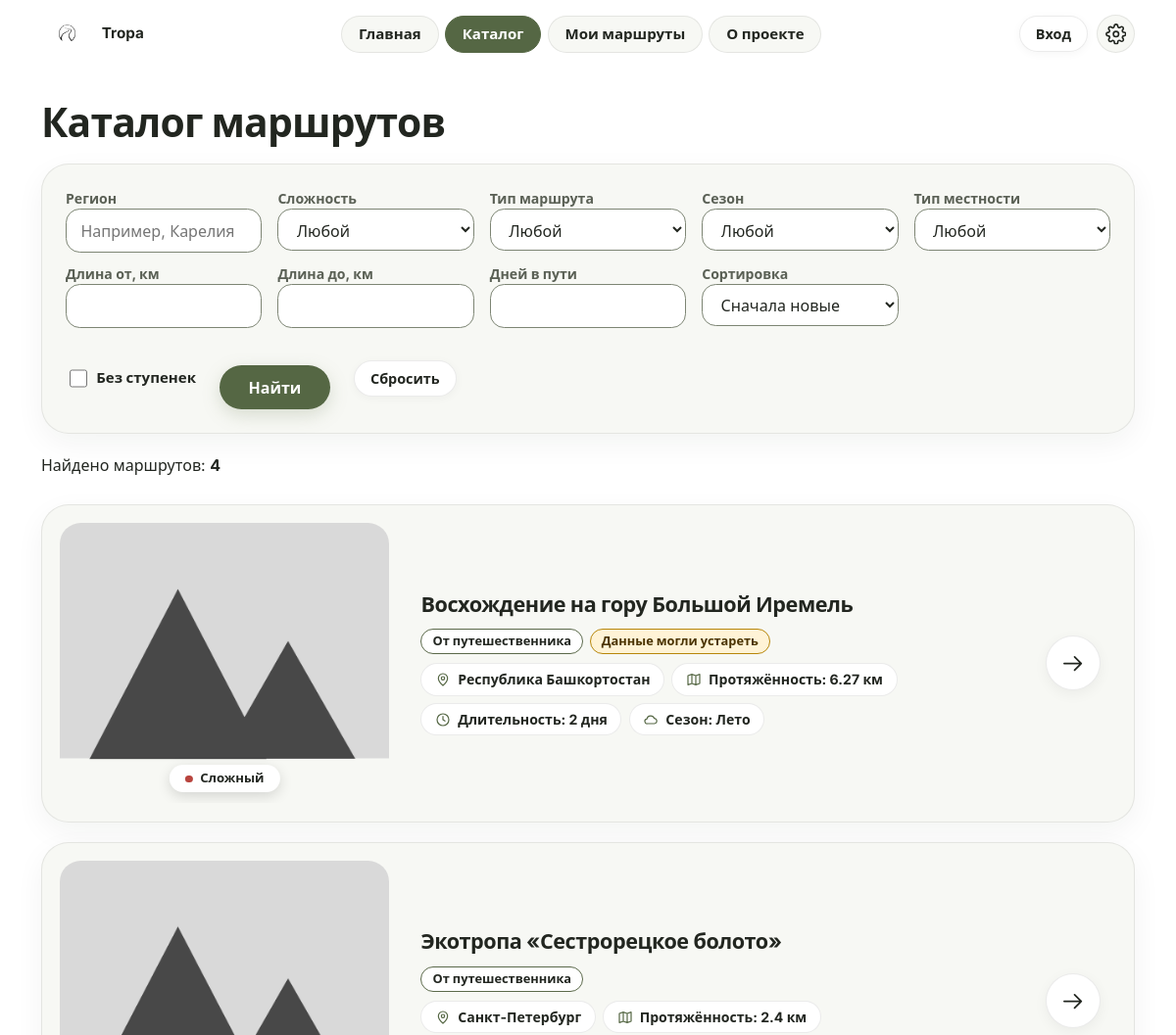
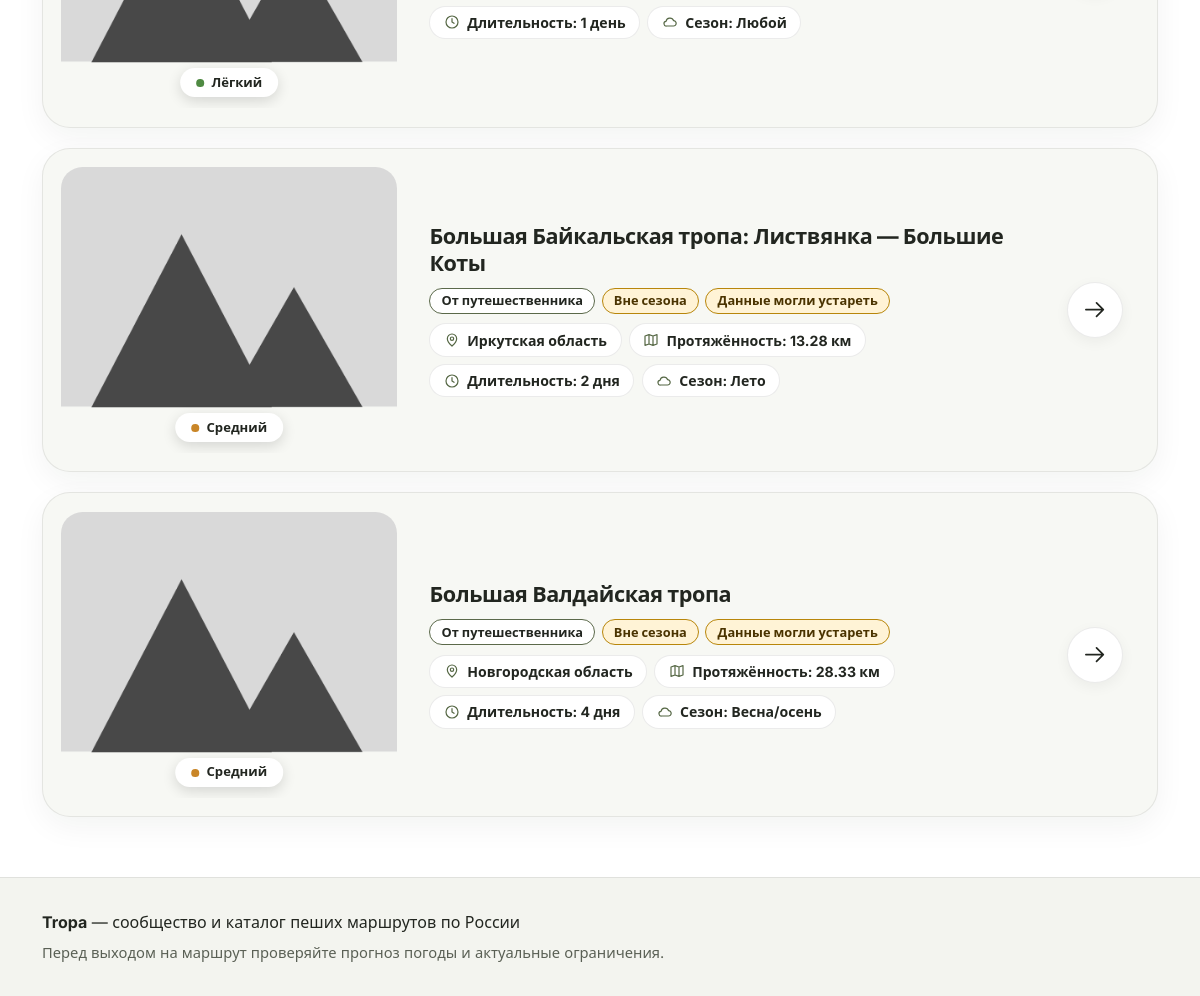
Before: /routes/ with the older database file (2 pictures, top to bottom).
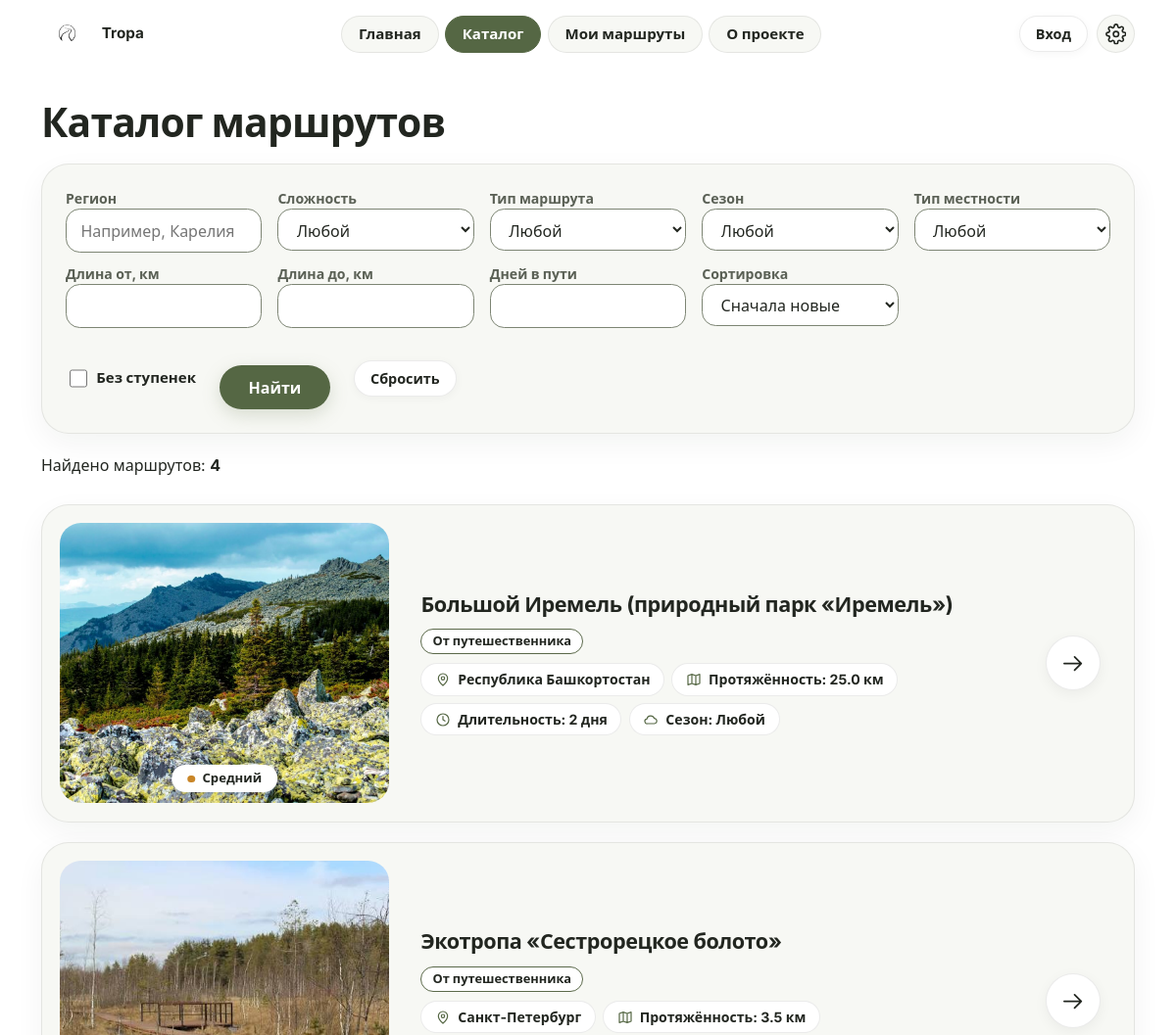
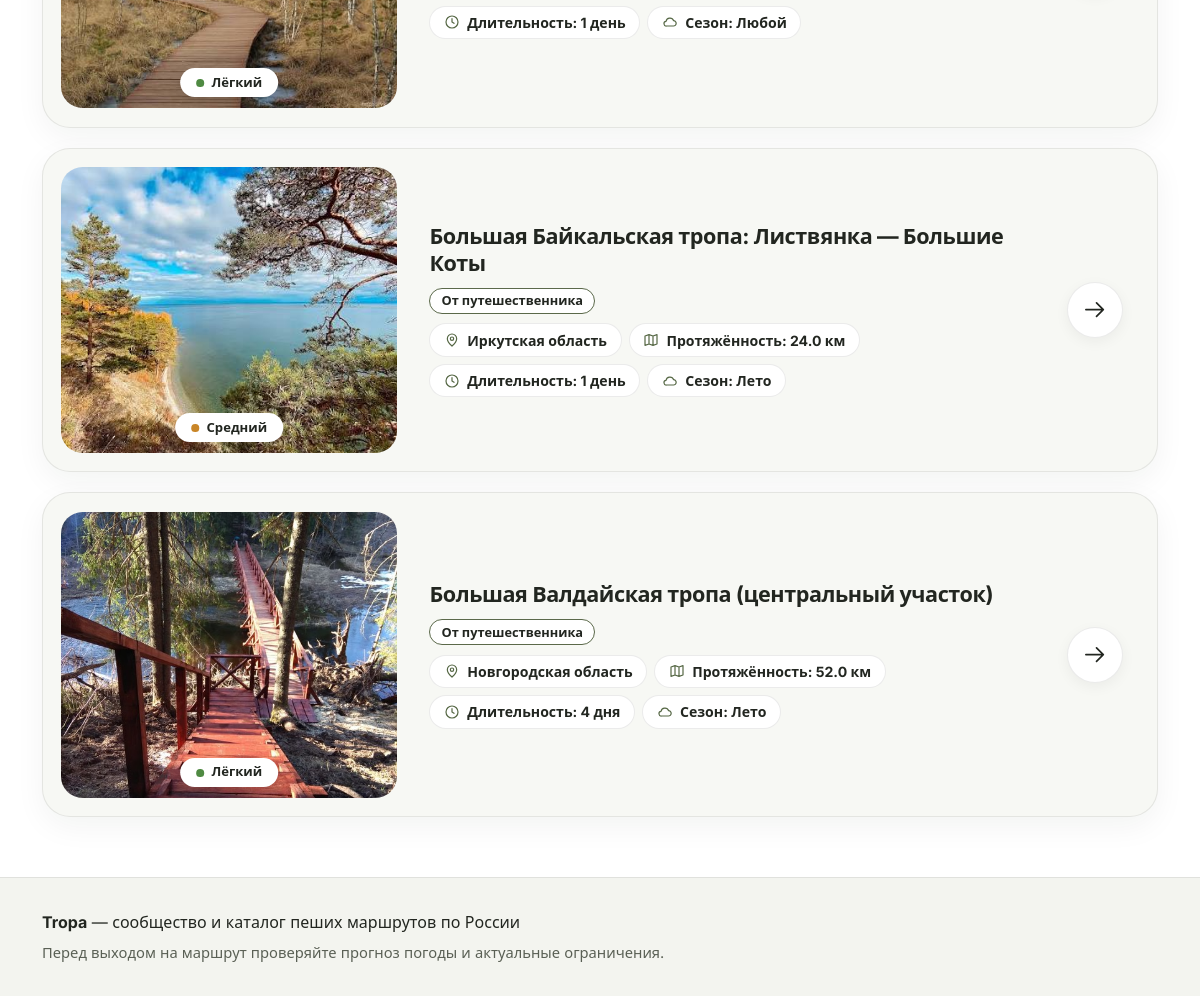
After: the same page with the newer database file (2 pictures, top to bottom).
### tables this page shows
CREATE TABLE routes (
    id             INTEGER PRIMARY KEY AUTOINCREMENT,
    author_id      INTEGER NOT NULL REFERENCES users(id),
    title          TEXT NOT NULL,
    region         TEXT NOT NULL,
    length_km      REAL NOT NULL,
    difficulty     TEXT NOT NULL CHECK (difficulty IN ('easy', 'medium', 'hard')),
    days           INTEGER NOT NULL DEFAULT 1,
    season         TEXT NOT NULL DEFAULT 'any',
    terrain        TEXT NOT NULL DEFAULT 'any',
    description    TEXT NOT NULL,
    restrictions   TEXT,
    source_url     TEXT,
    source_checked TEXT,
    open_from      TEXT,
    open_to        TEXT,
    is_public      INTEGER NOT NULL DEFAULT 1,
    views          INTEGER NOT NULL DEFAULT 0,
    surface        TEXT,
    max_slope      TEXT,
    has_steps      INTEGER NOT NULL DEFAULT 0,
    rest_points    TEXT,
    created_at     TEXT NOT NULL DEFAULT CURRENT_TIMESTAMP
);

### views/routes.py (the view)
@bp.route("/")
def catalog():
    where = ["(r.is_public = 1 OR r.author_id = ?)"]
    params = [g.user["id"] if g.user else -1]
    a = request.args
    if a.get("region", "").strip():
        where.append("r.region LIKE ?")
        params.append("%" + a["region"].strip() + "%")
    if a.get("difficulty") in DIFFICULTY:
        where.append("r.difficulty = ?")
        params.append(a["difficulty"])
    if a.get("season") in SEASONS and a["season"] != "any":
        where.append("r.season IN (?, 'any')")
        params.append(a["season"])
    if a.get("terrain") in TERRAINS and a["terrain"] != "any":
        where.append("r.terrain IN (?, 'any')")
        params.append(a["terrain"])
    if num("min_km") is not None:
        where.append("r.length_km >= ?")
        params.append(num("min_km"))
    if num("max_km") is not None:
        where.append("r.length_km <= ?")
        params.append(num("max_km"))
    if num("days") is not None:
        where.append("r.days = ?")
        params.append(int(num("days")))
    if a.get("no_steps"):
        where.append("r.has_steps = 0")
    if a.get("kind") in KINDS:
        where.append("r.kind = ?")
        params.append(a["kind"])
    order_map = {
        "new": "r.created_at DESC, r.id DESC",
        "popular": "r.views DESC, r.id DESC",
        "short": "r.length_km ASC, r.id DESC",
        "long": "r.length_km DESC, r.id DESC",
    }
    order_sql = order_map.get(a.get("sort", "new"), order_map["new"])
    try:
        page = max(1, int(a.get("page", "1")))
    except ValueError:
        page = 1
    where_sql = " AND ".join(where)
    db = get_db()
    total = db.execute("SELECT COUNT(*) FROM routes r WHERE " + where_sql, params).fetchone()[0]
    pages = max(1, math.ceil(total / PER_PAGE))
    page = min(page, pages)
    routes = db.execute(
        "SELECT r.* FROM routes r WHERE " + where_sql +
        f" ORDER BY {order_sql} LIMIT ? OFFSET ?",
        params + [PER_PAGE, (page - 1) * PER_PAGE],
    ).fetchall()
    filters = {k: v for k, v in a.items() if k != "page" and v}
    return render_template("catalog.html", routes=routes, args=a, total=total, page=page,
                           pages=pages, filters=filters, difficulty=DIFFICULTY, terrains=TERRAINS, kinds=KINDS)

### app.py (called while the page is built)
def ru_days(n):
    n = int(n)
    if 11 <= n % 100 <= 14:
        word = "дней"
    elif n % 10 == 1:
        word = "день"
    elif 2 <= n % 10 <= 4:
        word = "дня"
    else:
        word = "дней"
    return f"{n} {word}"

### db.py (called while the page is built)
def get_db():
    if "db" not in g:
        g.db = sqlite3.connect(current_app.config["DATABASE"])
        g.db.row_factory = sqlite3.Row
        g.db.execute("PRAGMA foreign_keys = ON")
    return g.db

### views/auth.py (called while the page is built)
@bp.before_app_request
def load_logged_in_user():
    user_id = session.get("user_id")
    g.user = None
    if user_id is not None:
        g.user = get_db().execute(
            "SELECT id, username FROM users WHERE id = ?", (user_id,)
        ).fetchone()
        if g.user is None:
            session.clear()

### views/routes.py (called while the page is built)
def num(name):
    try:
        return float(request.args.get(name, "").replace(",", "."))
    except ValueError:
        return None

### templates/catalog.html (shortened to what this page needs)
{% extends "base.html" %}
{% block main_class %}wide{% endblock %}
{% block content %}
  {% macro select(name, label, options) %}
    <div class="field">
      <label for="{{ name }}">{{ label }}</label>
      <select id="{{ name }}" name="{{ name }}">
        <option value="">Любой</option>
      </select>
    </div>
  {% endmacro %}
  <h1>Каталог маршрутов</h1>
  <form class="card filters" method="get" aria-label="Фильтры маршрутов" style="max-width:none">
    <div class="filters-grid">
      <div class="field"><label for="region">Регион</label>
        <input id="region" name="region" type="text" placeholder="Например, Карелия" value="{{ args.get('region', '') }}"></div>
      {{ select("difficulty", "Сложность", difficulty) }}
      {{ select("kind", "Тип маршрута", kinds) }}
      {{ select("season", "Сезон", SEASONS) }}
      {{ select("terrain", "Тип местности", terrains) }}
      <div class="field"><label for="min_km">Длина от, км</label>
        <input id="min_km" name="min_km" type="number" min="0" step="any" value="{{ args.get('min_km', '') }}"></div>
      <div class="field"><label for="max_km">Длина до, км</label>
        <input id="max_km" name="max_km" type="number" min="0" step="any" value="{{ args.get('max_km', '') }}"></div>
      <div class="field"><label for="days">Дней в пути</label>
        <input id="days" name="days" type="number" min="1" max="30" value="{{ args.get('days', '') }}"></div>
      <div class="field"><label for="sort">Сортировка</label>
        <select id="sort" name="sort">
          <option value="new" {% if args.get('sort', 'new') == 'new' %}selected{% endif %}>Сначала новые</option>
        </select>
      </div>
    </div>
    <div class="filters-actions">
      <label class="check"><input name="no_steps" type="checkbox" {% if args.get('no_steps') %}checked{% endif %}> Без ступенек</label>
      <button type="submit">Найти</button>
      <a class="btn btn-small" href="{{ url_for('routes.catalog') }}">Сбросить</a>
    </div>
  </form>
  <p role="status" style="margin-top:1.25rem;">Найдено маршрутов: <strong>{{ total }}</strong></p>
  <ul class="route-list">
    {% for r in routes %}{% include "_route_card.html" %}
    {% else %}<li class="empty card">Ничего не найдено. Попробуйте изменить фильтры.</li>
    {% endfor %}
  </ul>
{% endblock %}

### templates/_route_card.html (shortened to what this page needs)
<li class="route-card">
  <div class="route-thumb">
    <img src="{{ route_image(r['id']) }}" alt="Фото маршрута: {{ r['title'] }}"
         width="400" height="286" loading="lazy">
    <span class="diff-pill diff-{{ r['difficulty'] }}">{{ DIFFICULTY[r['difficulty']] }}</span>
  </div>
  <div class="route-body">
    <h3><a href="{{ url_for('routes.detail', route_id=r['id']) }}">{{ r['title'] }}</a></h3>
        <ul class="tags" aria-label="Метки маршрута">
          {% for cls, text in route_badges(r) %}<li class="tag tag--{{ cls }}">{{ text }}</li>{% endfor %}
        </ul>
    <ul class="meta">
      <li><svg class="icon" aria-hidden="true"><use href="#i-pin"/></svg><span>{{ r['region'] }}</span></li>
      <li><svg class="icon" aria-hidden="true"><use href="#i-map"/></svg><span>Протяжённость: {{ r['length_km'] }} км</span></li>
      <li><svg class="icon" aria-hidden="true"><use href="#i-clock"/></svg><span>Длительность: {{ r['days']|ru_days }}</span></li>
      <li><svg class="icon" aria-hidden="true"><use href="#i-cloud"/></svg><span>Сезон: {{ SEASONS[r['season']] }}</span></li>
    </ul>
  </div>
  <span class="arrow-btn" aria-hidden="true"><svg class="icon"><use href="#i-arrow"/></svg></span>
</li>

Changed rows visible on the page:
removed routes: difficulty "Сложный", title "Восхождение на гору Большой Иремель", text "От путешественника" "Данные могли устареть", region "Республика Башкортостан", length_km "6.27", days|ru_days "2 дня", season "Лето"
removed routes: difficulty "Лёгкий", title "Экотропа «Сестрорецкое болото»", text "От путешественника", region "Санкт-Петербург", length_km "2.4", days|ru_days "1 день", season "Любой"
removed routes: difficulty "Средний", title "Большая Байкальская тропа: Листвянка — Большие Коты", text "От путешественника" "Вне сезона" "Данные могли устареть", region "Иркутская область", length_km "13.28", days|ru_days "2 дня", season "Лето"
removed routes: difficulty "Средний", title "Большая Валдайская тропа", text "От путешественника" "Вне сезона" "Данные могли устареть", region "Новгородская область", length_km "28.33", days|ru_days "4 дня", season "Весна/осень"
added routes: shows a picture, difficulty "Средний", title "Большой Иремель (природный парк «Иремель»)", text "От путешественника", region "Республика Башкортостан", length_km "25.0", days|ru_days "2 дня", season "Любой"
added routes: shows a picture, difficulty "Лёгкий", title "Экотропа «Сестрорецкое болото»", text "От путешественника", region "Санкт-Петербург", length_km "3.5", days|ru_days "1 день", season "Любой"
added routes: shows a picture, difficulty "Средний", title "Большая Байкальская тропа: Листвянка — Большие Коты", text "От путешественника", region "Иркутская область", length_km "24.0", days|ru_days "1 день", season "Лето"
added routes: shows a picture, difficulty "Лёгкий", title "Большая Валдайская тропа (центральный участок)", text "От путешественника", region "Новгородская область", length_km "52.0", days|ru_days "4 дня", season "Лето"
